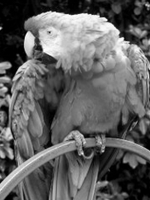
#> input picture Image Processing and Analysis/photo/灰鹦鹉.png, 150 x 200 px, found by its file name
$ python task2-1.py
#> lines starting #> are read from the running program, lines starting #| are printed output that depends on the picture
import cv2
import numpy as np
import matplotlib.pyplot as plt

img = cv2.imread('/Users/lx/PycharmProjects/pythonProject/Image Processing and Analysis/photo/灰鹦鹉.png', 0)
#> img is the input picture: shape (200, 150); min 0, max 255, mean 97
plt.subplot(321)
plt.imshow(img, 'gray')
plt.title('origial')
plt.xticks([])
plt.yticks([])
# 高通滤波
rows, cols = img.shape
#> rows = 200; cols = 150
high = np.ones(img.shape, np.uint8)
high[rows // 2 - 30:rows // 2 + 30, cols // 2 - 30:cols // 2 + 30] = 0
# 低通滤波
low = np.zeros(img.shape, np.uint8)
low[rows // 2 - 40:rows // 2 + 40, cols // 2 - 40:cols // 2 + 40] = 1
# DFT
f1 = np.fft.fft2(img)
f1shift = np.fft.fftshift(f1)
high_shift = f1shift * high
low_shift = f1shift * low
# 显示频域处理
high_f = np.log(np.abs(high_shift))
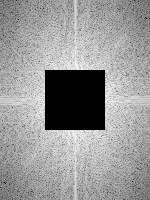
#> high_f: shape (200, 150) float64; 12% of the values are NaN or infinite; the others: min 0.579, max 9.93, mean 6.89; drawn with min black, max white, NaN and infinite black
low_f = np.log(np.abs(low_shift))
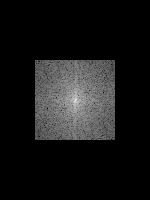
#> low_f: shape (200, 150) float64; 78.67% of the values are NaN or infinite; the others: min 4.02, max 14.88, mean 8.73; drawn with min black, max white, NaN and infinite black

high_shift = np.fft.ifftshift(high_shift)  # 对high进行逆变换
img_high = np.fft.ifft2(high_shift)
low_shift = np.fft.ifftshift(low_shift)  # 对low进行逆变换
img_low = np.fft.ifft2(low_shift)
# 出来的是复数，无法显示
img_high = np.abs(img_high)
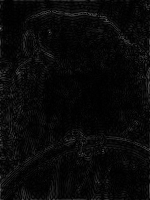
#> img_high: shape (200, 150) float64; min 0.0396, max 115, mean 9.2
img_low = np.abs(img_low)
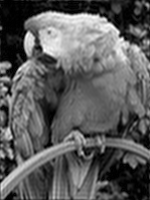
#> img_low: shape (200, 150) float64; min 0.0741, max 267, mean 97.3; drawn with min black and max white
# 调整大小范围便于显示
img_high = (img_high - np.amin(img_high)) / (np.amax(img_high) - np.amin(img_high))
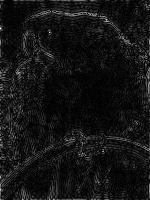
#> img_high: shape (200, 150) float64; min 0, max 1, mean 0.0797
img_low = (img_low - np.amin(img_low)) / (np.amax(img_low) - np.amin(img_low))

plt.subplot(323)
plt.imshow(img_high, 'gray')
plt.title('Highpass')
plt.xticks([])
plt.yticks([])

plt.subplot(324)
plt.imshow(img_low, 'gray')
plt.title('Lowpass')
plt.xticks([])
plt.yticks([])

plt.subplot(325)
plt.imshow(high_f, 'gray')
plt.title('highpass_f')
plt.xticks([])
plt.yticks([])

plt.subplot(326)
plt.imshow(low_f, 'gray')
plt.title('lowpass_f')
plt.xticks([])
plt.yticks([])
plt.show()
